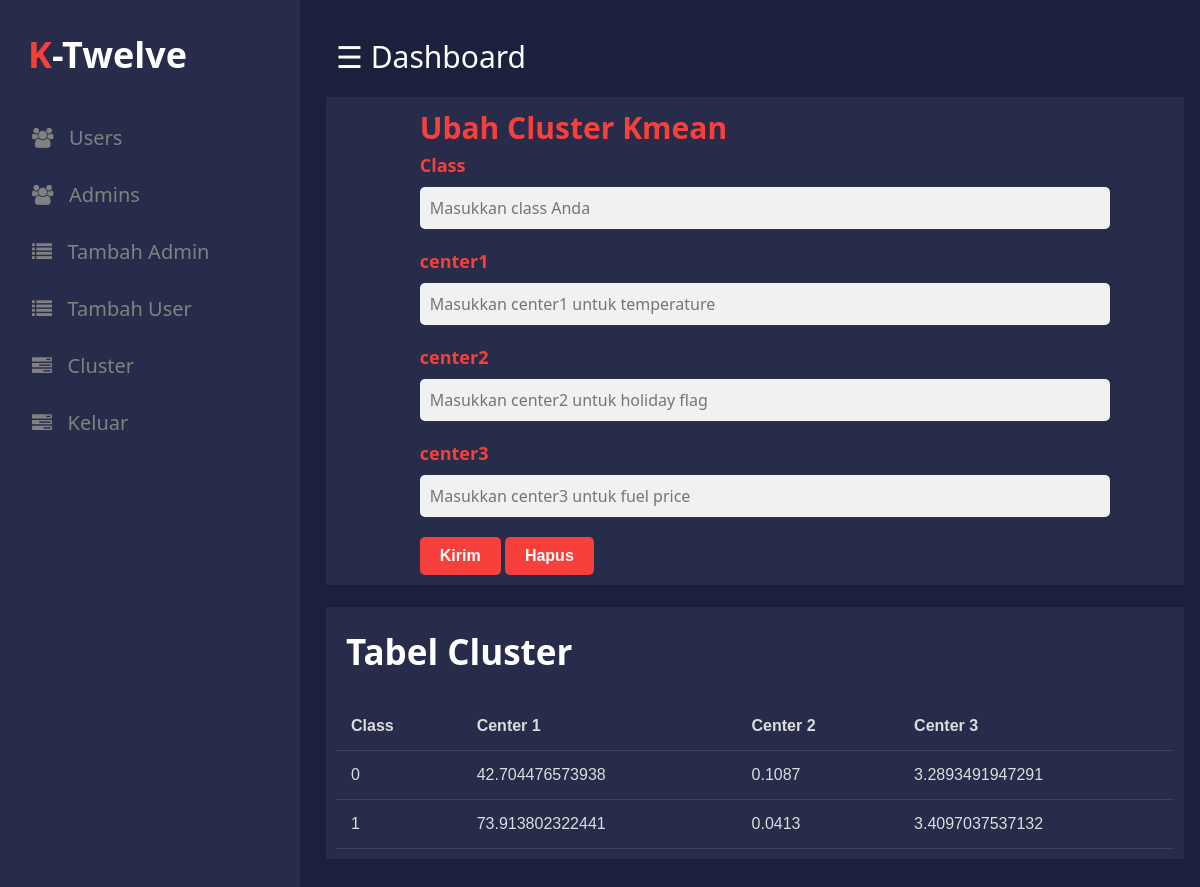
Screenshot of /Admin/cluster.php (signed in) with the database file from the repository.
### tables this page shows
CREATE TABLE `cluster` (
  `class` int(3) NOT NULL,
  `center1` varchar(15) NOT NULL,
  `center2` varchar(15) NOT NULL,
  `center3` varchar(15) NOT NULL,
  `JumlahAnggota` varchar(15) NOT NULL
);

### Admin/cluster.php (the view, shortened to what this page needs)
<?php
$connect = mysqli_connect("localhost", "root", "", "statistika");
?>
<!Doctype HTML>
<html>
<head>
	<link rel="stylesheet" href="../Asset/css2/admin.css" type="text/css"/>
	<link rel="stylesheet" href="https://cdnjs.cloudflare.com/ajax/libs/font-awesome/4.7.0/css/font-awesome.min.css">
    <link rel="stylesheet" href="../Asset/css2/daftarAdmin.css">
</head>
<body>
<div id="mySidenav" class="sidenav">
	<p class="logo"><span>K</span>-Twelve</p>
    <a href="user.php"class="icon-a"><i class="fa fa-users icons"></i> &nbsp;&nbsp;Users</a>
    <a href="admin.php"class="icon-a"><i class="fa fa-users icons"></i> &nbsp;&nbsp;Admins</a>
    <a href="daftar_admin.php"class="icon-a"><i class="fa fa-list icons"></i> &nbsp;&nbsp;Tambah Admin</a>
    <a href="daftar_user.php"class="icon-a"><i class="fa fa-list icons"></i> &nbsp;&nbsp;Tambah User</a>
    <a href="cluster.php"class="icon-a"><i class="fa fa-tasks icons"></i> &nbsp;&nbsp;Cluster</a>
    <a href="keluar.php"class="icon-a"><i class="fa fa-tasks icons"></i> &nbsp;&nbsp;Keluar</a>
</div>
<div id="main">
	<div class="head">
        <div class="col-div-6">
            <span style="font-size:30px;cursor:pointer; color: white;" class="nav"  >&#9776; Dashboard</span>
        </div>
    </div>
    <div class="col-div-12">
		<div>
		    <div class="box">
                <form class="myForm text-center" action="" method="post" id="form">
                    <header>Ubah Cluster Kmean</header>
                    <div class="card-body">
                        <div class="mb-3 form-group">
                            <label for="class" class="form-label">Class</label>
                            <input type="text" class="form-control" id="class" name="class" placeholder="Masukkan class Anda">
                        </div>
                        <div class="mb-3 form-group">
                            <label for="center1" class="form-label">center1</label>
                            <input type="text" class="form-control" id="center1" name="center1" placeholder="Masukkan center1 untuk temperature">
                        </div>
                        <div class="mb-3 form-group">
                            <label for="center2" class="form-label">center2</label>
                            <input type="text" class="form-control" id="center2" name="center2" placeholder="Masukkan center2 untuk holiday flag">
                        </div>
                        <div class="mb-3 form-group" >
                            <label for="center3" class="form-label">center3</label>
                            <input type="text" class="form-control" id="center3" name="center3" placeholder="Masukkan center3 untuk fuel price">
                        </div>
                        <button name="save" class="btn btn-success submit" type="submit">Kirim</button>
                        <button class="btn btn-danger submit" type="reset">Hapus</button>
                    </div>
                </form>
		    </div>
	    </div>
	</div>
    <br>
    <div class="col-div-12">
		<div>
		    <div class="box">
            <p>Tabel Cluster</p>
			<br/>
			<table id="example">
                <thead >
                    <tr>
                        <th>Class</th>
                        <th>Center 1</th>
                        <th>Center 2</th>
                        <th>Center 3</th>
                    </tr>
                </thead>
                <tbody>
                    <?php
                    $data = mysqli_query($connect, "SELECT * FROM cluster");
                    while($row = mysqli_fetch_assoc($data)):
                    ?>
                    <tr>
                        <td><?= $row['class'] ?></td>
                        <td><?= $row['center1'] ?></td>
                        <td><?= $row['center2'] ?></td>
                        <td><?= $row['center3'] ?></td>
                    </tr>
                    <?php endwhile; ?>
                </tbody>
            </table>
		    </div>
	    </div>
	</div>
</div>
</body>
</html>

### Asset/css2/admin.css (style rules this page uses)
body { margin:0px; padding: 0px; background-color:#1b203d; overflow: auto; font-family: system-ui; }
.logo { margin: 0px; margin-left: 28px; font-weight: bold; color: white; margin-bottom: 30px; }
.logo span { color: #f7403b; }
.sidenav { height: 100%; width: 300px; position: fixed; z-index: 1; top: 0; left: 0; background-color: #272c4a; overflow: hidden; transition: 0.5s; padding-top: 30px; }
.sidenav a { padding: 15px 8px 15px 32px; text-decoration: none; font-size: 20px; color: #818181; display: block; transition: 0.3s; }
.sidenav { position: absolute; top: 0; right: 25px; font-size: 36px; }
#main { transition: margin-left .5s; padding: 16px; margin-left: 300px; }
.head { padding:20px; }
.col-div-6 { width: 50%; float: left; }
.box { width: auto; height: auto; background-color: #272c4a; margin-left: 10px; padding:10px; }
.box p { font-size: 35px; color: white; font-weight: bold; line-height: 30px; padding-left: 10px; margin-top: 20px; display: inline-block; }
table { font-family: arial, sans-serif; border-collapse: collapse; width: 100%; }
td, th { text-align: left; padding:15px; color: #ddd; border-bottom: 1px solid #81818140; }

### Asset/css2/daftarAdmin.css (style rules this page uses)
form { width: 80% !important; margin: 0 auto !important; }
.myForm header { color: #fff; font-size: 30px; display: block !important; font-weight: bold !important; margin-bottom: 5px !important; color: #f7403b !important; }
.form-group { margin-bottom: 20px !important; }
.form-group label { display: block !important; font-size: 18px !important; font-weight: bold !important; margin-bottom: 5px !important; color: #f7403b !important; }
.form-group input[type="text"], .form-group input[type="email"], .form-group input[type="password"], .form-group textarea { width: 100% !important; padding: 10px !important; border: none !important; border-radius: 5px !important; background-color: #f1f1f1 !important; color: #272c4a !important; font-size: 16px !important; font-family: system-ui !important; margin-top: 5px !important; }
.submit { background-color: #f7403b !important; color: #fff !important; padding: 10px 20px !important; border: none !important; border-radius: 5px !important; font-size: 16px !important; font-weight: bold !important; cursor: pointer !important; transition: background-color 0.3s ease !important; }

### rows the page displays
cluster: class "0", center1 "42.704476573938", center2 "0.1087", center3 "3.2893491947291"
cluster: class "1", center1 "73.913802322441", center2 "0.0413", center3 "3.4097037537132"
